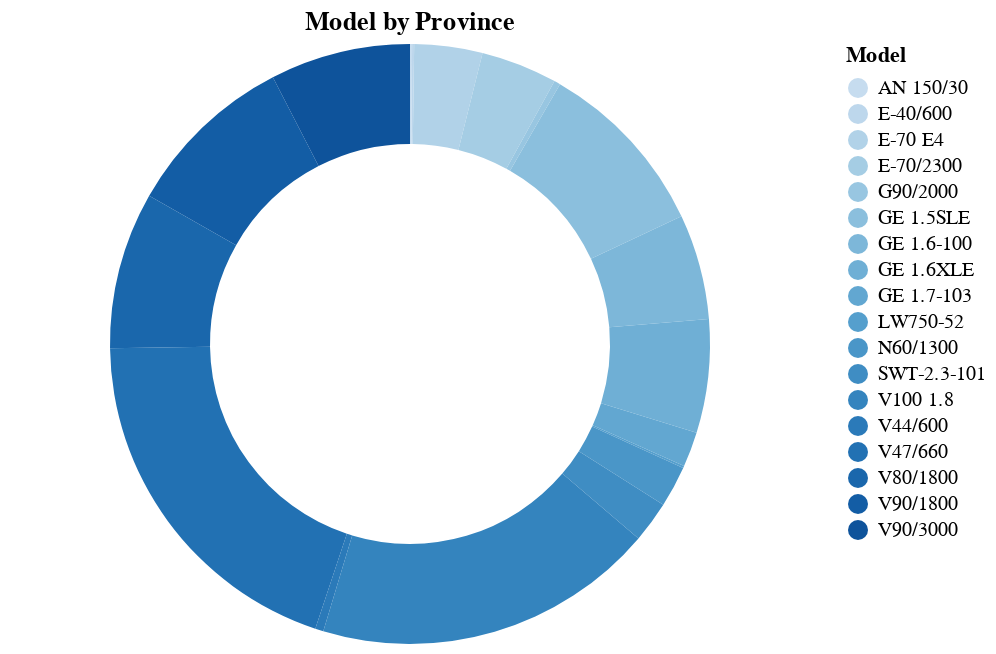

The cell this chart's notebook holds for it:
### Code cell
chart

### Figure 1 — Vega-Lite specification as saved in the notebook (floating-point values rounded to 4 significant figures)
{"config": {"view": {"continuousWidth": 400, "continuousHeight": 300}}, "data": {"name": "data-0d7801f09d8217beecc661a4f0d675a0"}, "mark": {"type": "arc", "innerRadius": 100}, "encoding": {"color": {"field": "Model", "type": "ordinal"}, "theta": {"field": "Total", "type": "quantitative"}}, "title": "Model by Province", "$schema": "https://vega.github.io/schema/vega-lite/v4.17.0.json", "datasets": {"data-0d7801f09d8217beecc661a4f0d675a0": [{"Province/Territory": "Alberta", "Model": "AN 150/30", "Total": 1}, {"Province/Territory": "Alberta", "Model": "E-40/600", "Total": 1}, {"Province/Territory": "Alberta", "Model": "E-70 E4", "Total": 33}, {"Province/Territory": "Alberta", "Model": "E-70/2300", "Total": 37}, {"Province/Territory": "Alberta", "Model": "G90/2000", "Total": 3}, {"Province/Territory": "Alberta", "Model": "GE 1.5SLE", "Total": 87}, {"Province/Territory": "Alberta", "Model": "GE 1.6-100", "Total": 51}, {"Province/Territory": "Alberta", "Model": "GE 1.6XLE", "Total": 55}, {"Province/Territory": "Alberta", "Model": "GE 1.7-103", "Total": 17}, {"Province/Territory": "Alberta", "Model": "LW750-52", "Total": 1}, {"Province/Territory": "Alberta", "Model": "N60/1300", "Total": 20}, {"Province/Territory": "Alberta", "Model": "SWT-2.3-101", "Total": 20}, {"Province/Territory": "Alberta", "Model": "V100 1.8", "Total": 166}, {"Province/Territory": "Alberta", "Model": "V44/600", "Total": 4}, {"Province/Territory": "Alberta", "Model": "V47/660", "Total": 177}, {"Province/Territory": "Alberta", "Model": "V80/1800", "Total": 76}, {"Province/Territory": "Alberta", "Model": "V90/1800", "Total": 83}, {"Province/Territory": "Alberta", "Model": "V90/3000", "Total": 68}]}}
